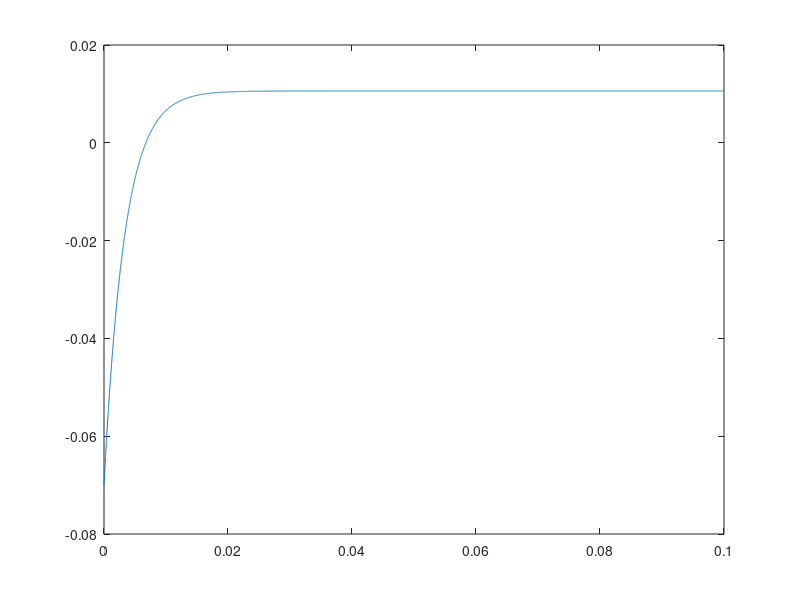

Write MATLAB code to recreate this figure.
%%% Project Part 1

close all
clear all

% Constants
gK = (36e-3).*100.^2;
gNa = (120e-3).*100.^2;
gL = (.3e-3).*100.^2;
eK = -12e-3;
eNa = 115e-3;
eL = 10.6e-3;
Cm = 1e-6.*(100.^2);
Vrest = -70e-3;

% Timing parameters (in milliseconds)
t_0 = 0;
t_f = 100e-3;
t_num = 10000;
delta_t = (t_f-t_0)./t_num; % Change for more/fewer time steps

% Create time vector
t = linspace(t_0, t_f, t_num);

% Create Vm vector to correspond to time vector
Vm = zeros(1,length(t));

% Initialize vectors for n,m,h to be same size as time vector
n = zeros(1,length(t));
m = zeros(1,length(t));
h = zeros(1,length(t));

% Define excitation current for Problem 1
I_in = zeros(1,length(t));
% Define excitation current for Problem 2
% I_in = zeros(1,length(t));
% I_in(1:round(.5e-3./100e-3).*length(t)) = (5e-6).*(100.^2)
% Define excitation current for Problem 3
% I_in = zeros(1,length(t));

% Initialize current vectors
I_Na = zeros(1,length(t));
I_K = zeros(1,length(t));
I_L = zeros(1,length(t));
I_ion = I_in-I_K-I_Na-I_L;

% Initialize alphas and betas to be same size as time vector
alpha_m = zeros(1,length(t));
beta_m = zeros(1,length(t));
alpha_n = zeros(1,length(t));
beta_n = zeros(1,length(t));
alpha_h = zeros(1,length(t));
beta_h = zeros(1,length(t));


% Set intial conditions for n,m,h
alpha_m0 = .1.*((25-1000.*Vrest)./(exp((25-1000.*Vrest)./10)-1));
beta_m0 = 4.*exp(-1000.*Vrest./18);
alpha_n0 = .01.*((10-1000.*Vrest)./(exp((10-1000.*Vrest)./10)-1));
beta_n0 = .125.*exp(-1000.*Vrest./80);
alpha_h0 = .07.*exp(-1000.*Vrest./20);
beta_h0 = 1./(exp((30-1000.*Vrest)./10)+1);

alpha_m(1) = .1.*((25-1000.*Vrest)./(exp((25-1000.*Vrest)./10)-1));
beta_m(1) = 4.*exp(-1000.*Vrest./18);
alpha_n(1) = .01.*((10-1000.*Vrest)./(exp((10-1000.*Vrest)./10)-1));
beta_n(1) = .125.*exp(-1000.*Vrest./80);
alpha_h(1) = .07.*exp(-1000.*Vrest./20);
beta_h(1) = 1./(exp((30-1000.*Vrest)./10)+1);

n(1) = alpha_n0./(alpha_n0+beta_n0);
m(1) = alpha_m0./(alpha_m0+beta_m0);
h(1) = alpha_h0./(alpha_h0+beta_h0);

% Set initial conditions for Vm
Vm(1) = Vrest;

% Set intial conditons for current
% I_Na(1) = m(1).^3.*gNa.*h(1).*(Vm(1)-eNa);
% I_K(1) = n(1).^4.*gK.*h(1).*(Vm(1)-eK);
% I_L(1) = gL.*(Vm(1)-eL);
% I_ion(1) = I_in(1)-I_K(1)-I_Na(1)-I_L(1);

% Parse through every element of the time/membrane voltage vectors,
% calculating m,n,h
for ind = 1:length(t)-1

      
    % Rearranged first order differential equation defining m,n,h; solving via
    % Euler's Method
    m(ind+1) = m(ind);% + delta_t.*(alpha_m(ind).*(1 - m(ind))-m(ind).*beta_m(ind));
    n(ind+1) = n(ind);% + delta_t.*(alpha_n(ind).*(1 - n(ind))-n(ind).*beta_n(ind));
    h(ind+1) = h(ind);% + delta_t.*(alpha_h(ind).*(1 - h(ind))-h(ind).*beta_h(ind));
    
    % Currents
    I_Na(ind) = (m(ind)).^3.*gNa.*h(ind).*(Vm(ind)-eNa);
    I_K(ind) = (n(ind)).^4.*gK.*(Vm(ind)-eK);
    I_L(ind) = gL.*(Vm(ind)-eL);
    I_ion(ind) = (I_in(ind)-I_K(ind)-I_Na(ind)-I_L(ind));
    
    Vm(ind+1) = Vm(ind) + delta_t.*(I_ion(ind)./Cm);
    
    alpha_m(ind+1) = .1.*((25-1000.*Vm(ind+1))./(exp((25-1000.*Vm(ind+1))./10)-1));
    beta_m(ind+1) = 4.*exp(-1000.*Vm(ind+1)./18);
    alpha_n(ind+1) = .01.*((10-1000.*Vm(ind+1))./(exp((10-1000.*Vm(ind+1))./10)-1));
    beta_n(ind+1) = .125.*exp(-1000.*Vm(ind+1)./80);
    alpha_h(ind+1) = .07.*exp(-1000.*Vm(ind+1)./20);
    beta_h(ind+1) = 1./(exp((30-1000.*Vm(ind+1))./10)+1);
    
end

plot(t,Vm);
